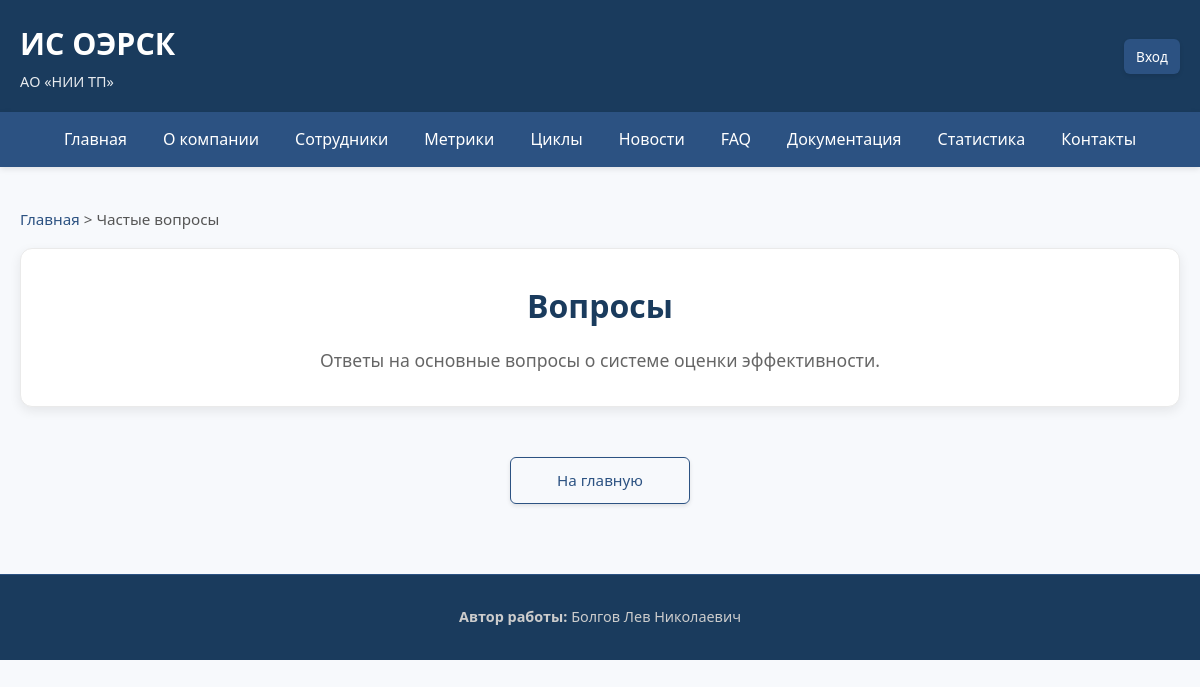
Before: /faq with the older database file.
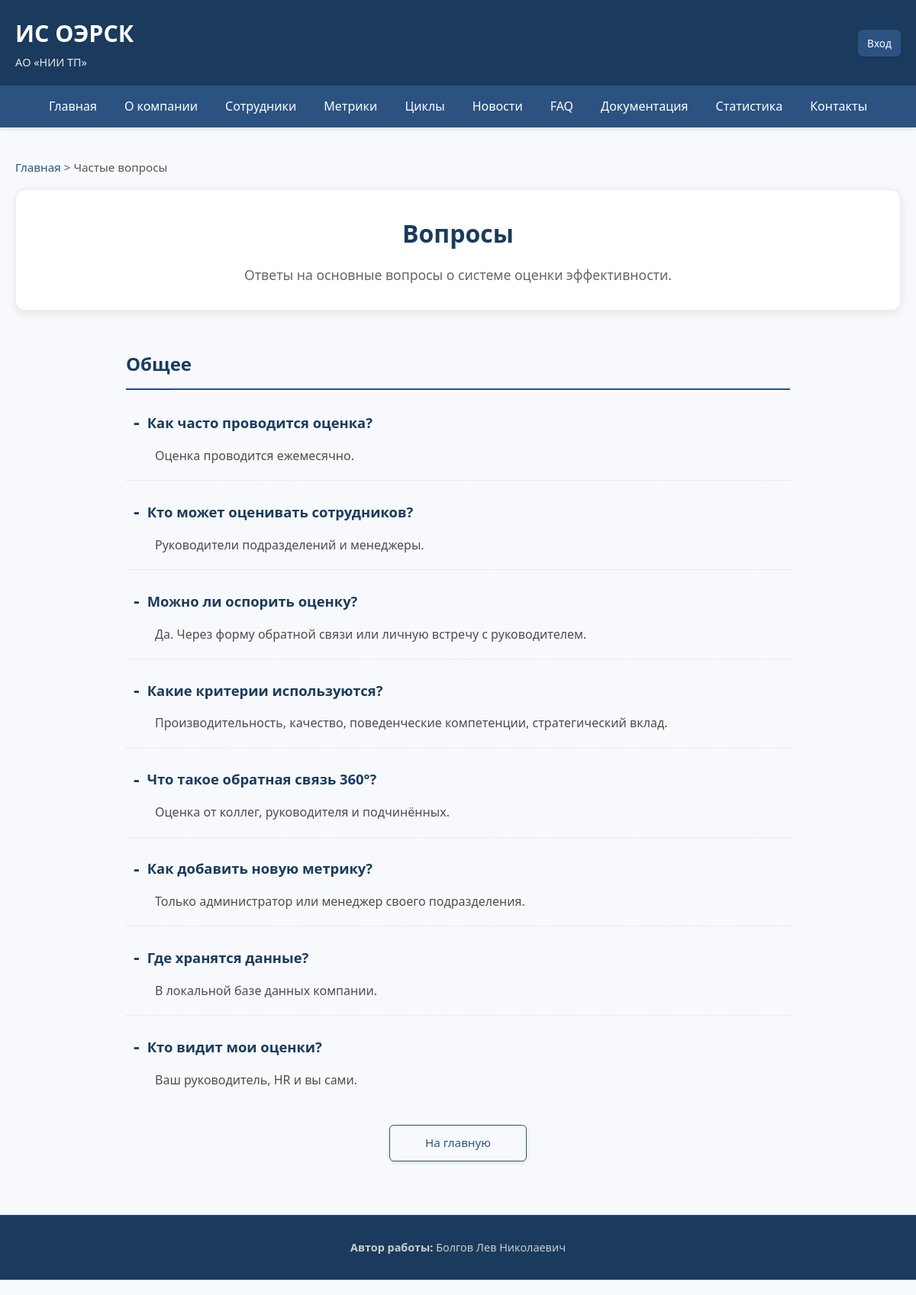
After: the same page with the newer database file.
### app/models.py (models this page shows)
class FAQ(db.Model):
    __tablename__ = 'faqs'
    id = db.Column(db.Integer, primary_key=True)
    question = db.Column(db.Text, nullable=False)
    answer = db.Column(db.Text, nullable=False)
    category = db.Column(db.String(50), default='Общее')
    is_published = db.Column(db.Boolean, default=True)
    created_at = db.Column(db.DateTime, default=datetime.utcnow)
    updated_at = db.Column(db.DateTime, default=datetime.utcnow, onupdate=datetime.utcnow)
    author_id = db.Column(db.Integer, db.ForeignKey('employees.id'))

### app/views.py (the view)
@views.route('/faq')
def faq():
    faq_items = FAQ.query.filter_by(is_published=True).order_by(FAQ.category, FAQ.id).all()
    categories = sorted(set(item.category for item in faq_items))
    breadcrumbs = [("Главная", url_for('views.index')), ("Частые вопросы", url_for('views.faq'))]
    return render_with_breadcrumbs('faq.html', breadcrumbs, faq_items=faq_items, categories=categories)

### app/views.py (called while the page is built)
def render_with_breadcrumbs(template, breadcrumbs, **context):
    return render_template(template, breadcrumbs=breadcrumbs, **context)

### app/templates/faq.html (shortened to what this page needs)
{% extends "base.html" %}
{% block content %}
<div class="faq-page-header">
    <h1>Вопросы</h1>
    <p class="lead">Ответы на основные вопросы о системе оценки эффективности.</p>
</div>
<div class="faq-container">
    {% for category in categories %}
    <div class="faq-category">
        <h2 class="faq-category-title">{{ category }}</h2>
        {% for item in faq_items if item.category == category %}
        <div class="faq-question-item">
            <h3 class="faq-question">{{ item.question }}</h3>
            <div class="faq-answer">
                <p>{{ item.answer }}</p>
            </div>
        </div>
        {% endfor %}
    </div>
    {% endfor %}
</div>
<div class="faq-action-buttons">
    <a href="{{ url_for('views.index') }}" class="btn btn-outline">На главную</a>
</div>
{% endblock %}

Changed rows visible on the page:
added FAQ: category "Общее", question "Как часто проводится оценка?", answer "Оценка проводится ежемесячно."
added FAQ: question "Кто может оценивать сотрудников?", answer "Руководители подразделений и менеджеры.", shown under "Общее"
added FAQ: question "Можно ли оспорить оценку?", answer "Да. Через форму обратной связи или личную встречу с руководителем.", shown under "Общее"
added FAQ: question "Какие критерии используются?", answer "Производительность, качество, поведенческие компетенции, стратегический вклад.", shown under "Общее"
added FAQ: question "Что такое обратная связь 360°?", answer "Оценка от коллег, руководителя и подчинённых.", shown under "Общее"
added FAQ: question "Как добавить новую метрику?", answer "Только администратор или менеджер своего подразделения.", shown under "Общее"
added FAQ: question "Где хранятся данные?", answer "В локальной базе данных компании.", shown under "Общее"
added FAQ: question "Кто видит мои оценки?", answer "Ваш руководитель, HR и вы сами.", shown under "Общее"
